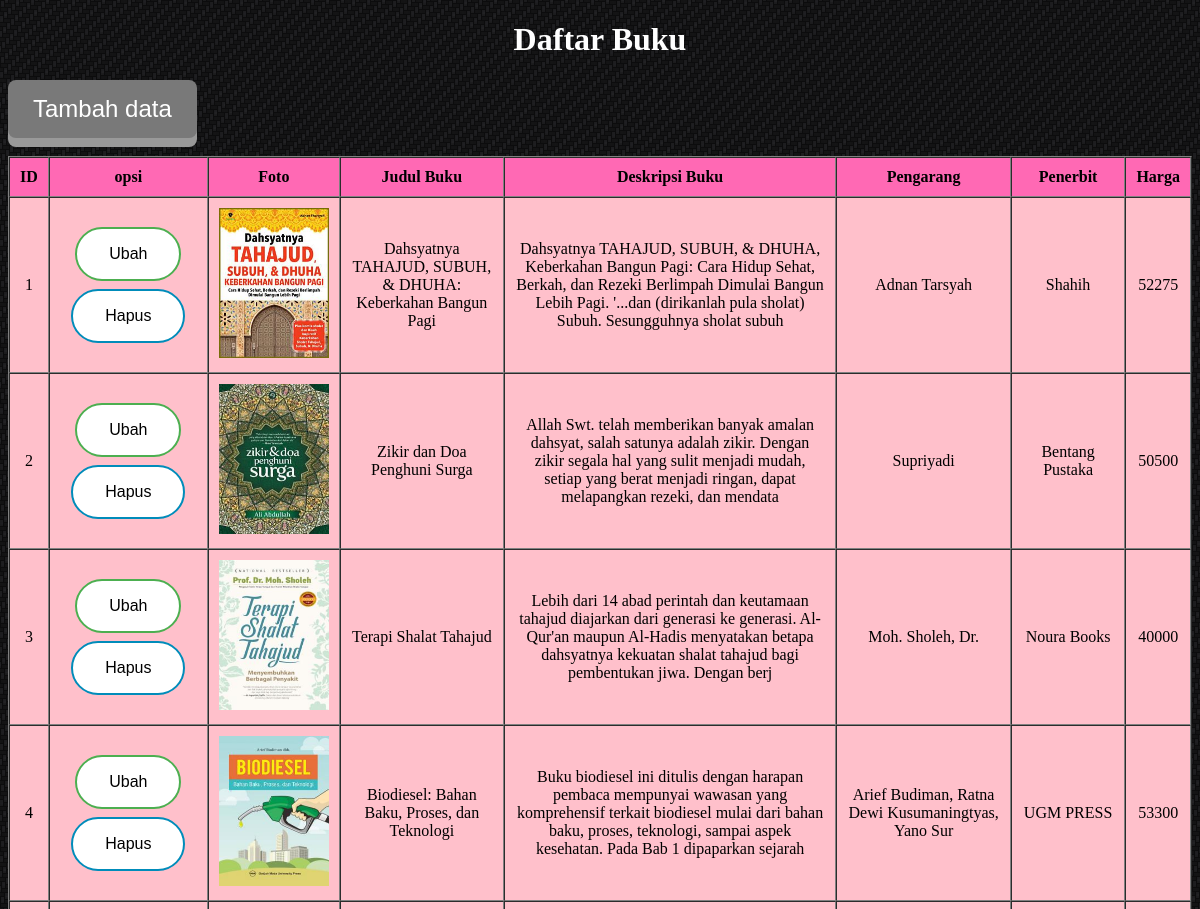
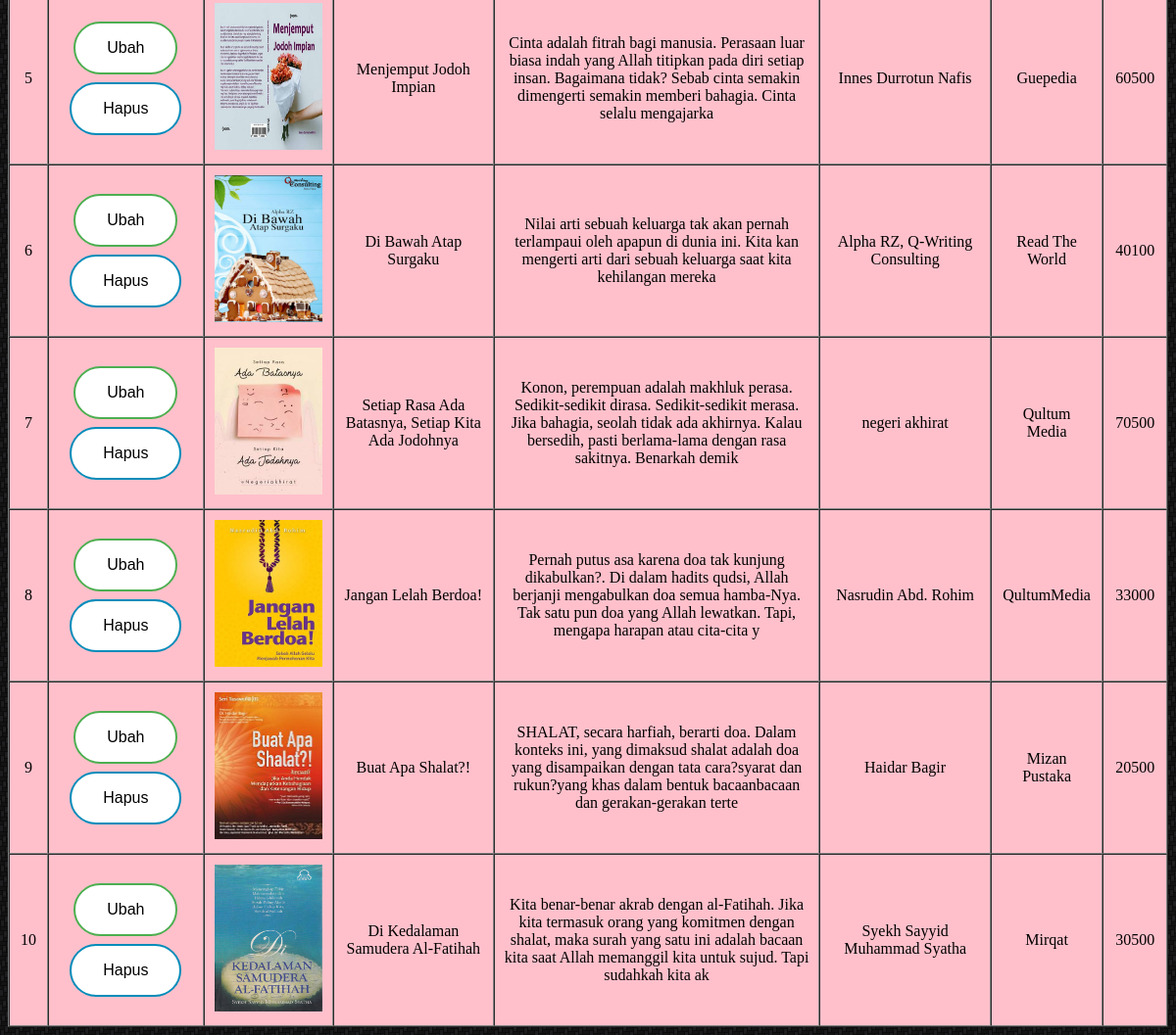
The app's page /kuliah/pertemuan11/latihan6c/php/admin.php with its own data (2 pictures, top to bottom).
### tables this page shows
CREATE TABLE `buku` (
  `ID` int(11) NOT NULL,
  `foto` varchar(10) NOT NULL,
  `judulbuku` varchar(100) NOT NULL,
  `deskripsibuku` varchar(200) NOT NULL,
  `pengarang` varchar(50) NOT NULL,
  `penerbit` varchar(50) NOT NULL,
  `harga` int(11) NOT NULL
);

### kuliah/pertemuan11/latihan6c/php/functions.php (called while the page is built, shortened)
<?php
function koneksi()
{
	$conn = mysqli_connect("localhost", "root", "") or die("koneksi ke DB gagal");
	mysqli_select_db($conn, "tubes_193040133") or die("database salah");
	return $conn;
}
function query($sql)
{
	$conn = koneksi();
	$result = mysqli_query($conn, "$sql");
	$rows = [];
	while ($row = mysqli_fetch_assoc($result)) {
		$rows[] = $row;
	}
	return $rows;
}
?>

### kuliah/pertemuan11/latihan6c/php/admin.php (the view, shortened to what this page needs)
<?php
require 'functions.php';
$buku = query("SELECT * FROM buku");
?>
<!DOCTYPE html>
<html>
<head>
  <link rel="stylesheet" type="text/css" href="../css/latihan5c.css">
</head>
<body>
  <h1>Daftar Buku</h1>
  <div>
    <button class="buttonf"><a href="form.php" style="text-decoration: none; color:white;">Tambah data</a></button>
  </div>
  <br>
  <table border="1" cellspacing="0" cellpadding="10">
    <tr>
      <th>ID</th>
      <th>opsi</th>
      <th>Foto</th>
      <th>Judul Buku</th>
      <th>Deskripsi Buku</th>
      <th>Pengarang</th>
      <th>Penerbit</th>
      <th>Harga</th>
    </tr>
    <?php $i = 1 ?>
    <?php foreach ($buku as $bk) : ?>
      <tr>
        <td><?= $i ?></td>
        <td>
          <a href=""><button class="button button1">Ubah</button></a>
          <a href="hapus.php?id=<?= $bk["ID"] ?>" onclick="return confirm('Hapus Data??')"><button class="button button2">Hapus</button></a>
        </td>
        <td><img src="../assets/image/<?= $bk["foto"] ?>"></td>
        <td><?= $bk["judulbuku"] ?></td>
        <td><?= $bk["deskripsibuku"] ?></td>
        <td><?= $bk["pengarang"] ?></td>
        <td><?= $bk["penerbit"] ?></td>
        <td><?= $bk["harga"] ?></td>
      </tr>
      <?php $i++ ?>
    <?php endforeach; ?>
  </table>
</body>
</html>

### kuliah/pertemuan11/latihan6c/css/latihan5c.css (style rules this page uses)
a { text-decoration: none; }
body { background: url(../assets/image/bg.png); }
h1 { color: white; }
.button { background-color: #4CAF50; border: none; color: white; padding: 16px 32px; text-align: center; text-decoration: none; display: inline-block; font-size: 16px; margin: 4px 2px; transition-duration: 0.4s; cursor: pointer; border-radius: 30px; }
.button1 { background-color: white; color: black; border: 2px solid #4CAF50; }
.button2 { background-color: white; color: black; border: 2px solid #008CBA; }
.buttonf { display: inline-block; padding: 15px 25px; font-size: 24px; cursor: pointer; text-align: center; text-decoration: none; outline: none; color: #fff; background-color: rgb(121, 121, 121); border: none; border-radius: 8px; box-shadow: 0 9px #999; }

### kuliah/pertemuan11/latihan6c/php/admin.php (style rules this page uses)
img { width: 110px; height: 150px; }
h1 { text-align: center; }
table { text-align: center; margin: auto; background-color: pink; }
th { background-color: hotpink; }

### records on screen
buku: foto (picture), judulbuku "Dahsyatnya TAHAJUD, SUBUH, & DHUHA: Keberkahan Bangun Pagi", deskripsibuku "Dahsyatnya TAHAJUD, SUBUH, & DHUHA, Keberkahan Bangun Pagi: Cara Hidup Sehat, Berkah, dan Rezeki Berlimpah Dimulai Bangun Lebih Pagi. '...dan (dirikanlah pula sholat) Subuh. Sesungguhnya sholat subuh", pengarang "Adnan Tarsyah", penerbit "Shahih", harga "52275"
buku: foto (picture), judulbuku "Zikir dan Doa Penghuni Surga", deskripsibuku "Allah Swt. telah memberikan banyak amalan dahsyat, salah satunya adalah zikir. Dengan zikir segala hal yang sulit menjadi mudah, setiap yang berat menjadi ringan, dapat melapangkan rezeki, dan mendata", pengarang "Supriyadi", penerbit "Bentang Pustaka", harga "50500"
buku: foto (picture), judulbuku "Terapi Shalat Tahajud", deskripsibuku "Lebih dari 14 abad perintah dan keutamaan tahajud diajarkan dari generasi ke generasi. Al-Qur'an maupun Al-Hadis menyatakan betapa dahsyatnya kekuatan shalat tahajud bagi pembentukan jiwa. Dengan berj", pengarang "Moh. Sholeh, Dr.", penerbit "Noura Books", harga "40000"
buku: foto (picture), judulbuku "Biodiesel: Bahan Baku, Proses, dan Teknologi", deskripsibuku "Buku biodiesel ini ditulis dengan harapan pembaca mempunyai wawasan yang komprehensif terkait biodiesel mulai dari bahan baku, proses, teknologi, sampai aspek kesehatan. Pada Bab 1 dipaparkan sejarah", pengarang "Arief Budiman, Ratna Dewi Kusumaningtyas, Yano Sur", penerbit "UGM PRESS", harga "53300"
buku: foto (picture), judulbuku "Menjemput Jodoh Impian", deskripsibuku "Cinta adalah fitrah bagi manusia. Perasaan luar biasa indah yang Allah titipkan pada diri setiap insan. Bagaimana tidak? Sebab cinta semakin dimengerti semakin memberi bahagia. Cinta selalu mengajarka", pengarang "Innes Durrotun Nafis", penerbit "Guepedia", harga "60500"
buku: foto (picture), judulbuku "Di Bawah Atap Surgaku", deskripsibuku "Nilai arti sebuah keluarga tak akan pernah terlampaui oleh apapun di dunia ini. Kita kan mengerti arti dari sebuah keluarga saat kita kehilangan mereka", pengarang "Alpha RZ, Q-Writing Consulting", penerbit "Read The World", harga "40100"
buku: foto (picture), judulbuku "Setiap Rasa Ada Batasnya, Setiap Kita Ada Jodohnya", deskripsibuku "Konon, perempuan adalah makhluk perasa. Sedikit-sedikit dirasa. Sedikit-sedikit merasa. Jika bahagia, seolah tidak ada akhirnya. Kalau bersedih, pasti berlama-lama dengan rasa sakitnya. Benarkah demik", pengarang "negeri akhirat", penerbit "Qultum Media", harga "70500"
buku: foto (picture), judulbuku "Jangan Lelah Berdoa!", deskripsibuku "Pernah putus asa karena doa tak kunjung dikabulkan?. Di dalam hadits qudsi, Allah berjanji mengabulkan doa semua hamba-Nya. Tak satu pun doa yang Allah lewatkan. Tapi, mengapa harapan atau cita-cita y", pengarang "Nasrudin Abd. Rohim", penerbit "QultumMedia", harga "33000"
buku: foto (picture), judulbuku "Buat Apa Shalat?!", deskripsibuku "SHALAT, secara harfiah, berarti doa. Dalam konteks ini, yang dimaksud shalat adalah doa yang disampaikan dengan tata cara?syarat dan rukun?yang khas dalam bentuk bacaanbacaan dan gerakan-gerakan terte", pengarang "Haidar Bagir", penerbit "Mizan Pustaka", harga "20500"
buku: foto (picture), judulbuku "Di Kedalaman Samudera Al-Fatihah", deskripsibuku "Kita benar-benar akrab dengan al-Fatihah. Jika kita termasuk orang yang komitmen dengan shalat, maka surah yang satu ini adalah bacaan kita saat Allah memanggil kita untuk sujud. Tapi sudahkah kita ak", pengarang "Syekh Sayyid Muhammad Syatha", penerbit "Mirqat", harga "30500"
